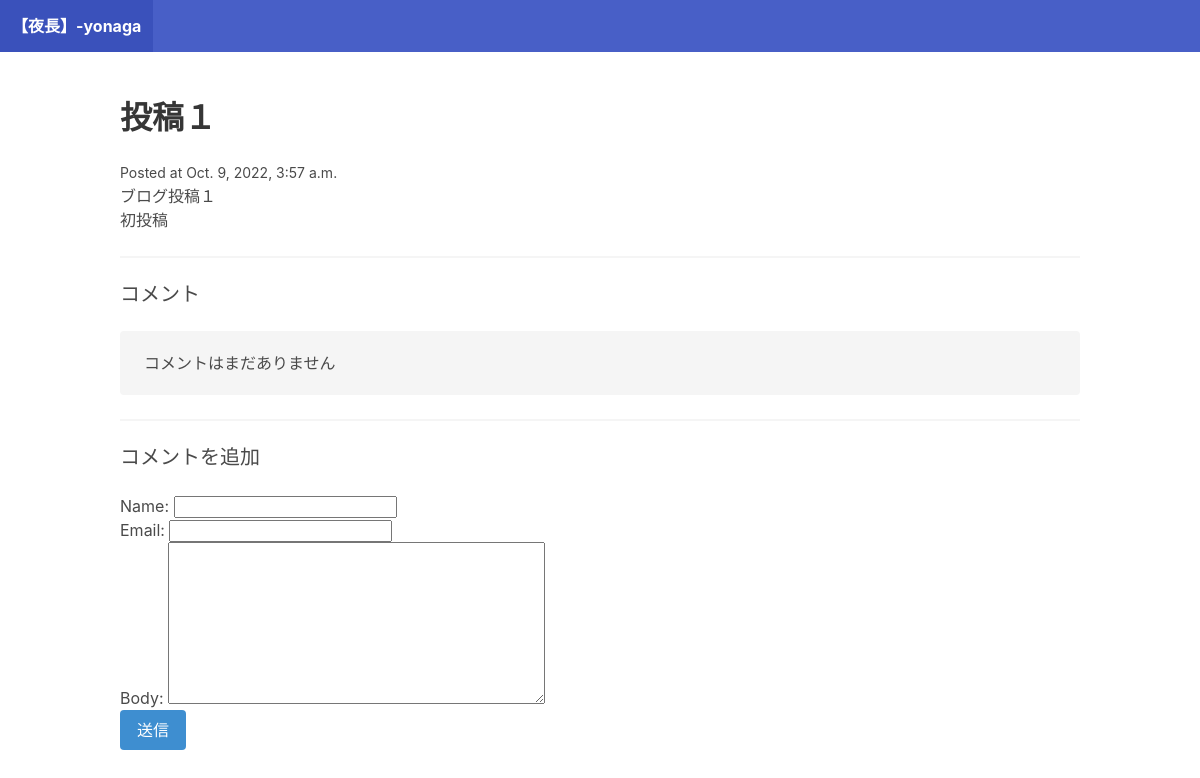
The app's page /post-1/, older data.
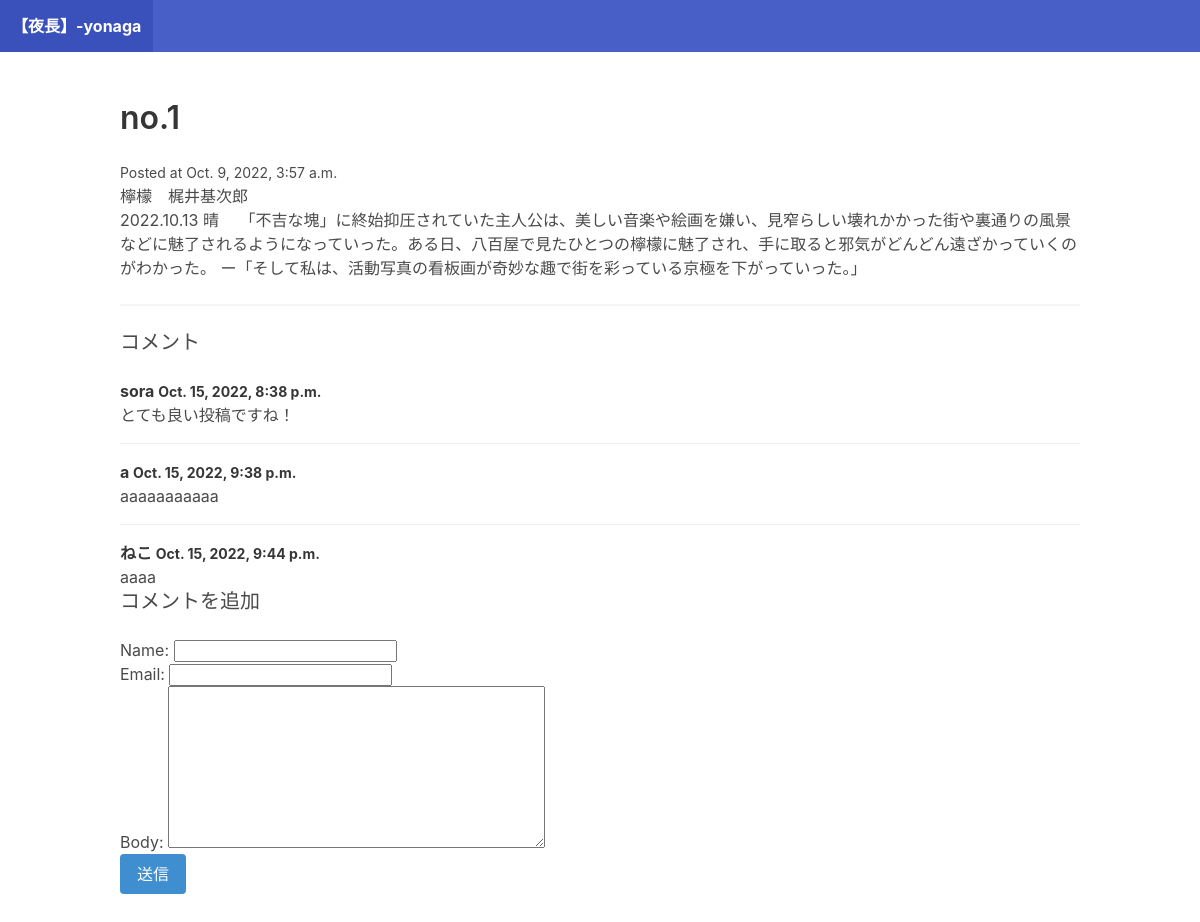
The same page, newer data.
### blog/models.py (models this page shows)
class Post(models.Model):
    title = models.CharField(max_length=255)
    slug = models.SlugField()
    intro = models.TextField()
    body = models.TextField()
    posted_date = models.DateTimeField(auto_now_add=True)

class Comment(models.Model):
    post = models.ForeignKey(
        Post, related_name="comments", on_delete=models.CASCADE)
    name = models.CharField(max_length=255)
    email = models.EmailField()
    body = models.TextField()
    posted_date = models.DateTimeField(auto_now_add=True)

### blog/views.py (the view)
# urls.py: path("<slug:slug>/", post_detail, name = "post_detail")
def post_detail(request, slug):
    post = Post.objects.get(slug=slug)
    if request.method == "POST":
        form = CommentForm(request.POST)
        if form.is_valid():
            comment = form.save(commit=False)
            comment.post = post
            comment.save()
            return redirect("post_detail", slug=post.slug)
    else:
        form = CommentForm()
    return render(request, "blog/post_detail.html",{"post": post, "form":form})

### blog/forms.py
class CommentForm(forms.ModelForm):
    class Meta:
        model = Comment
        fields = ["name", "email", "body"]

### blog/templates/blog/post_detail.html (shortened to what this page needs)
{% extends "blog/base.html" %}
{% block content %}
    <h1 class="title">{{post.title}}</h2>
    <small>Posted at {{post.posted_date}}</small>
    <p>{{post.intro}}</p>
    <p>{{post.body}}</p>
    <hr />
    <h2 class = "subtitle">コメント</h2>
    {% for comment in post.comments.all %}
    <article class ="media">
        <div class="madia-content">
            <div class="content">
                <p>
                    <strong>
                        {{comment.name}}
                        <small>{{comment.posted_date}} </small>
                    </strong>
                    <br>
                    {{comment.body}}
                </p>
            </div>
        </div>
    </article>
    {% empty %}
    <div class="notification">
        <p> コメントはまだありません</p>
    </div>
    <hr>
    {% endfor %}
    <h2 class ="subtitle"> コメントを追加　</h2>
    <form action="." methot="post">
        {{form.as_p}}
        <div class ="field">
            <div class="control">
                <button class="button is-info">送信</button>
            </div>
    </form>
{% endblock %}

Row changes from the older to the newer data that the page shows:
changed Post: title "投稿１" → "no.1"; intro "ブログ投稿１" → "檸檬 梶井基次郎"; body "初投稿" → "2022.10.13 晴 「不吉な塊」に終始抑圧されていた主人公は、美しい音楽や絵画を嫌い、見窄らしい壊れかかった街や裏通りの風景などに魅了されるようになっていった。ある日、八百屋で見たひとつの檸檬に魅了され、手に取ると邪気がどんどん遠ざかっていくのがわかった。 ー「そして私は、活動写真の看板画が奇妙な趣で街を彩っている京極を下がっていった。」"
added Comment: name "sora", posted_date "Oct. 15, 2022, 8:38 p.m.", body "とても良い投稿ですね！"
added Comment: name "a", posted_date "Oct. 15, 2022, 9:38 p.m.", body "aaaaaaaaaaa"
added Comment: name "ねこ", posted_date "Oct. 15, 2022, 9:44 p.m.", body "aaaa"
Text that changed along with them:
text no longer shown: "コメントはまだありません"
